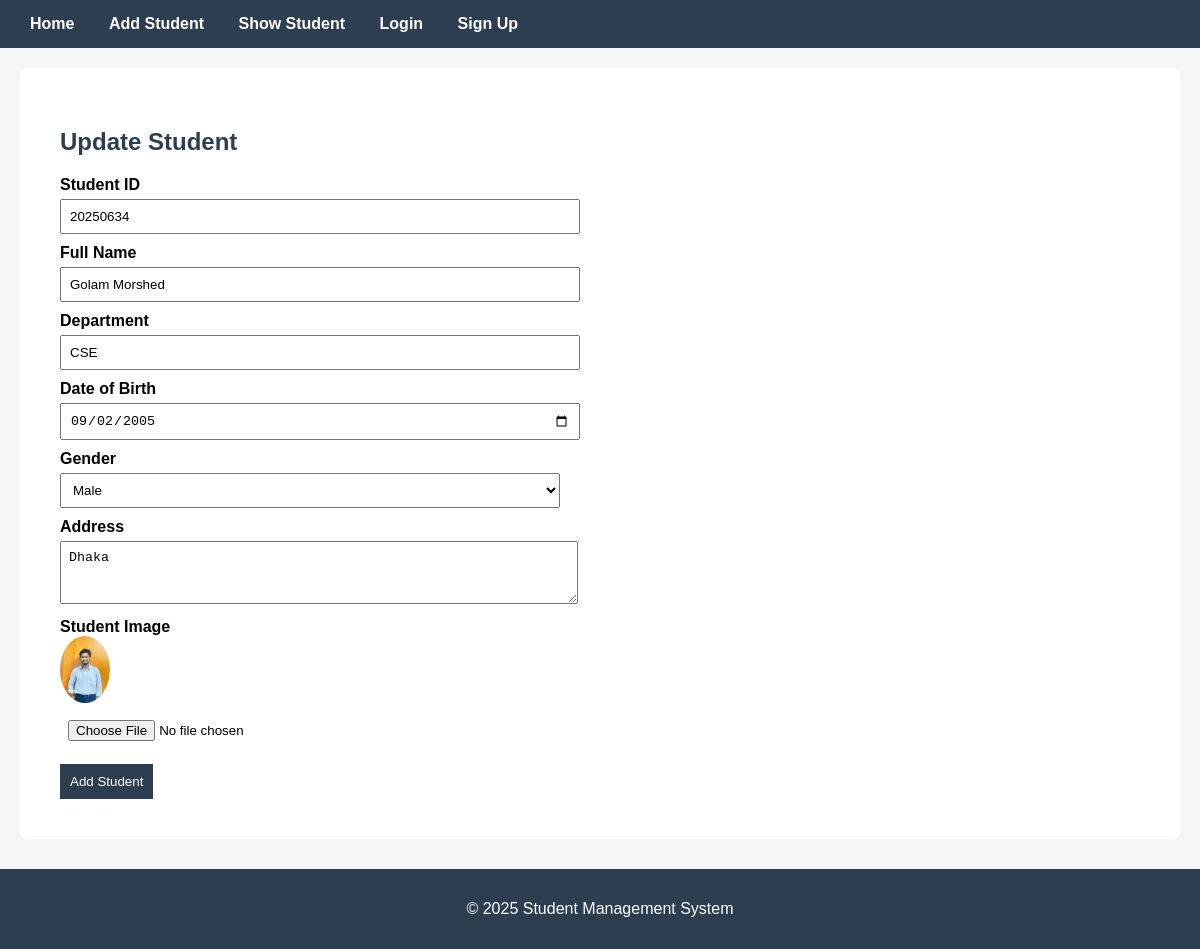
The app's page /update_student/1 with its own data.
### student_app/models.py (models this page shows, shortened)
class Student(models.Model):
    student_id = models.IntegerField()
    full_name = models.CharField()
    department = models.CharField()
    dob = models.DateField()
    gender = models.CharField()
    address = models.CharField()
    image = models.ImageField(upload_to='student_app', null=True, blank=True)
    created_at = models.DateTimeField(auto_now_add=True)

### student_app/views.py (the view, shortened to what this page needs)
# urls.py: path('update_student/<int:id>', views.update_student, name= 'update_student'),
def update_student(request, id):
    student = get_object_or_404(Student, id = id)
    context = {
        'student' : student
    }
    return render(request, 'student/update_student.html', context)

### student_app/templates/student/update_student.html (shortened to what this page needs)
{% extends "base.html" %}
{% block content %}
<section id="add">
    <h2>Update Student</h2>
    <form enctype="multipart/form-data" method = "POST">
        <label>Student ID</label>
        <input type="text" Name= "student_id" value="{{student.student_id}}">
        <label>Full Name</label>
        <input type="text" Name= "full_name" value="{{student.full_name}}">
        <label>Department</label>
        <input type="text" Name= "department" value="{{student.department}}">
        <label>Date of Birth</label>
        <input type="date" Name= "dob" value="{{student.dob| date:'Y-m-d'}}">
       <label>Gender</label>
        <select name="gender">
            <option value="male" {% if student.gender|lower == "male" %}selected{% endif %}>
                Male
            </option>
        </select>
        <label>Address</label>
        <textarea rows="3" Name= "address">{{student.address}}</textarea>
        <label>Student Image</label>
        {% if student.image %}
         <img src="{{ student.image.url }}" width="50">
        {% endif %}
        <input type="file" Name= "image" >
        <button type="submit">Add Student</button>
    </form>
</section>
{% endblock content %}

### student_app/static/student_app/css/style.css (style rules this page uses)
body { margin: 0; font-family: Arial, sans-serif; background: #f4f6f8; }
section { padding: 40px; background: white; margin: 20px; border-radius: 8px; }
h2 { margin-bottom: 20px; color: #2c3e50; }
form { max-width: 500px; }
label { display: block; margin-top: 10px; font-weight: bold; }
input, textarea, select { width: 100%; padding: 8px; margin-top: 5px; }
button { margin-top: 15px; padding: 10px; background: #2c3e50; color: white; border: none; cursor: pointer; }
img { border-radius: 50%; }

### records on screen
Student: student_id "20250634", full_name "Golam Morshed", department "CSE", dob "09/02/2005", gender "Male", address "Dhaka", image (picture)
